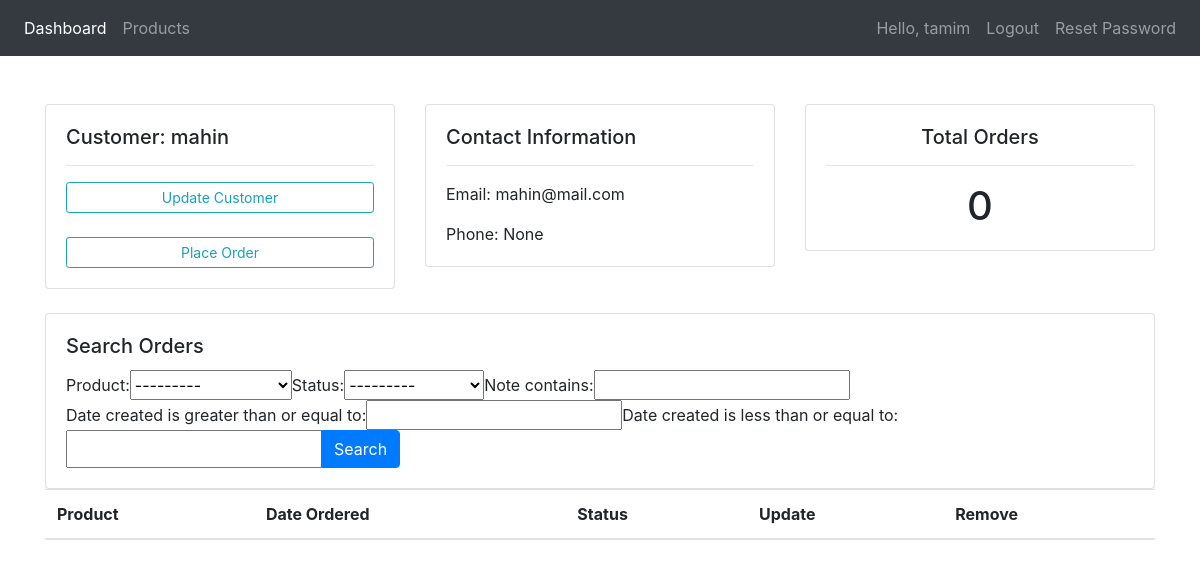
/customer/2 (signed in), run on the app's committed database.
### crm/models.py (models this page shows, shortened)
class Customer(models.Model):
    user = models.OneToOneField(User, null=True, blank=True, on_delete=models.CASCADE)
    name = models.CharField(max_length=200, null=True)
    phone = models.CharField(max_length=200, null=True)
    email = models.CharField(max_length=20, null=True)
    profile_pic = models.ImageField(default="default.svg", null=True, blank=True)
    date_created = models.DateTimeField(auto_now_add=True)

### crm/decorators.py (the view)
        def wrapper_func(request, *args, **kwargs):
            group = None
            if request.user.groups.exists():
                group = request.user.groups.all()[0].name
            if group in allowed_roles:
                return view_func(request, *args, **kwargs)
            else:
                return HttpResponse("you are not allowed to view this page")

### crm/models.py (called while the page is built)
    def __str__(this):
        return f"{this.name}"

### crm/views.py (called while the page is built)
@login_required(login_url='login')
@allowed_users(allowed_roles=['admin'])
def customer(request, customerID):
    customer = Customer.objects.get(id=customerID)
    all_orders = customer.order_set.all()
    total_orders = all_orders.count()
    myfilter = OrderFilter(request.GET, queryset=all_orders)
    all_orders = myfilter.qs
    context = {
        'customer' : customer,
        'total_orders' : total_orders,
        'orders' : all_orders,
        'myfilter' : myfilter
    }
    return render(request, 'crm/customer.html', context)

### crm/templates/crm/customer.html (shortened to what this page needs)
{% extends 'crm/layout.html' %}
{% load static %}
{% block body %}
<div class="container">
  <div class="row">
    <div class="col-lg-4">
      <div class="card">
        <div class="card-body">
          <h5 class="card-title">Customer: {{ customer.name }}</h5>
          <hr>
          <a href="#" class="btn btn-outline-info btn-sm btn-block">Update Customer</a>
          <br>
          <a href="{% url 'create_order' customer.id %}" class="btn btn-outline-info btn-sm btn-block">Place Order</a>
        </div>
      </div>
    </div>
    <div class="col-lg-4">
      <div class="card">
        <div class="card-body">
          <h5 class="card-title">Contact Information</h5>
          <hr>
          <p class="card-text">Email: {{ customer.email }}</p>
          <p class="card-text">Phone: {{ customer.phone }}</p>
        </div>
      </div>
    </div>
    <div class="col-lg-4">
      <div class="card">
        <div class="card-body">
          <h5 class="card-title text-center">Total Orders</h5>
          <hr>
          <h1 class="card-text text-center">{{ total_orders }}</h1>
        </div>
      </div>
    </div>
  </div>
  <div class="row mt-4">
    <div class="col-lg-12">
      <div class="card">
        <div class="card-body">
          <h5 class="card-title">Search Orders</h5>
          <form method="get" class="form-inline">
            <div class="input-group">
              {{ myfilter.form }}
              <div class="input-group-append">
                <button class="btn btn-primary my-2 my-sm-0" type="submit">Search</button>
              </div>
            </div>
          </form>
        </div>
      </div>
    </div>
  </div>
  <table class="table">
    <thead>
        <tr>
            <th scope="col">Product</th>
            <th scope="col">Date Ordered</th>
            <th scope="col">Status</th>
            <th scope="col">Update</th>
            <th scope="col">Remove</th>
        </tr>
    </thead>
</table>
</div>
{% endblock %}

### crm/templates/crm/navbar.html (shortened to what this page needs)
{% load static %}
<nav class="navbar navbar-expand-lg navbar-dark bg-dark mb-5">
    <div class="collapse navbar-collapse" id="navbarNav">
        <ul class="navbar-nav">
        {% if request.user.is_staff %}
            <li class="nav-item active">
                <a class="nav-link" href="{% url 'index' %}">Dashboard<span class="sr-only">(current)</span></a>
            </li>
            <li class="nav-item">
                <a class="nav-link" href="{% url 'products' %}">Products</a>
            </li>
            {% else %}
            <li class="nav-item">
                <a class="nav-link" href="{% url 'account' %}">Settings</a>
            </li>
            {% endif %}
        </ul>
        <ul class="navbar-nav ml-auto">
            {% if request.user.is_authenticated %}
            <li class="nav-item">
                <a class="nav-link" href="#">Hello, {{ request.user.username }}</a>
            </li>
            <li class="nav-item">
                <a class="nav-link" href="{% url 'logout' %}">Logout</a>
            </li>
            <li class="nav-item">
                <a href="{% url 'reset_password' %}" class="nav-link">Reset Password</a>
            </li>
            {% endif %}
        </ul>
    </div>
</nav>

### data on the page
Customer: name "mahin", email "mahin@mail.com", phone "None"

### other printed values
{{ request.user.username }} "tamim"
{{ total_orders }} "0"
